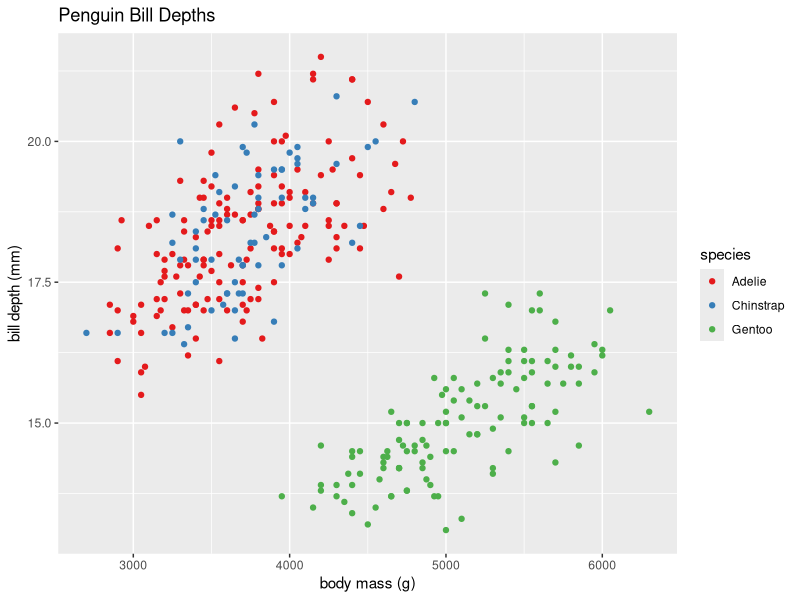
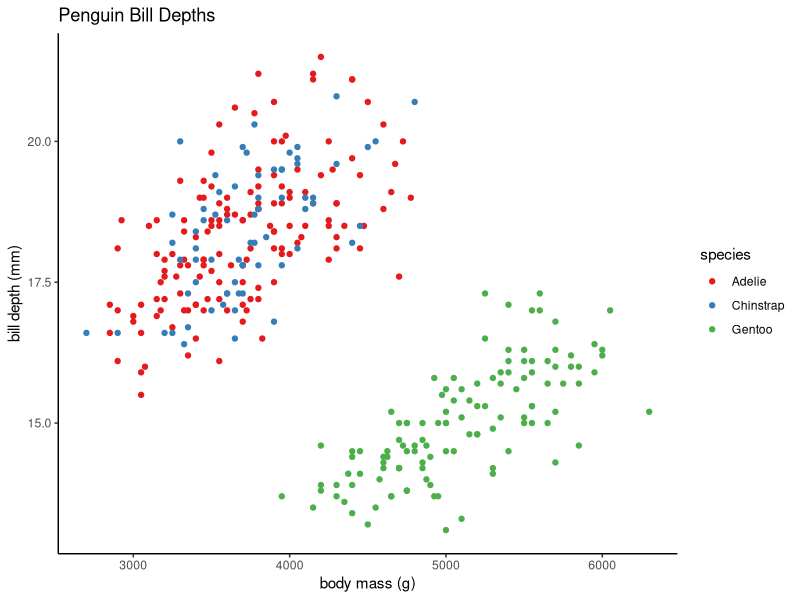
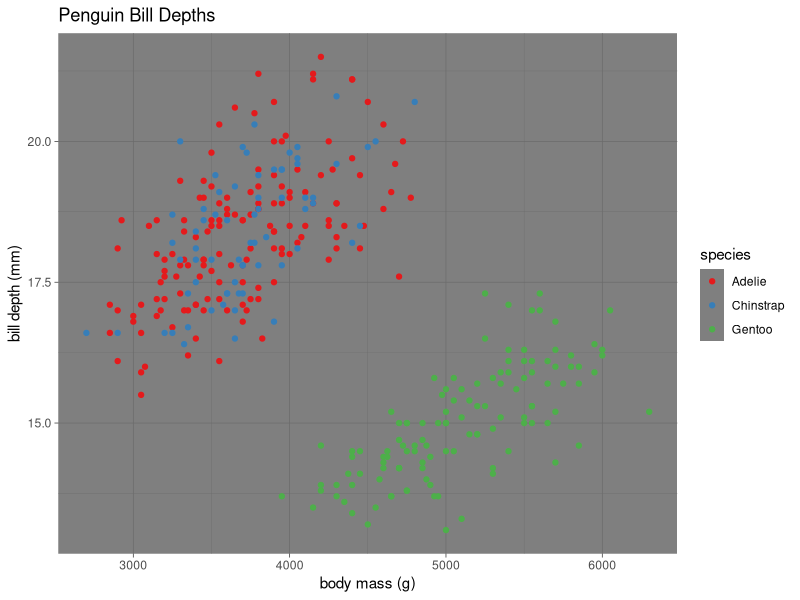
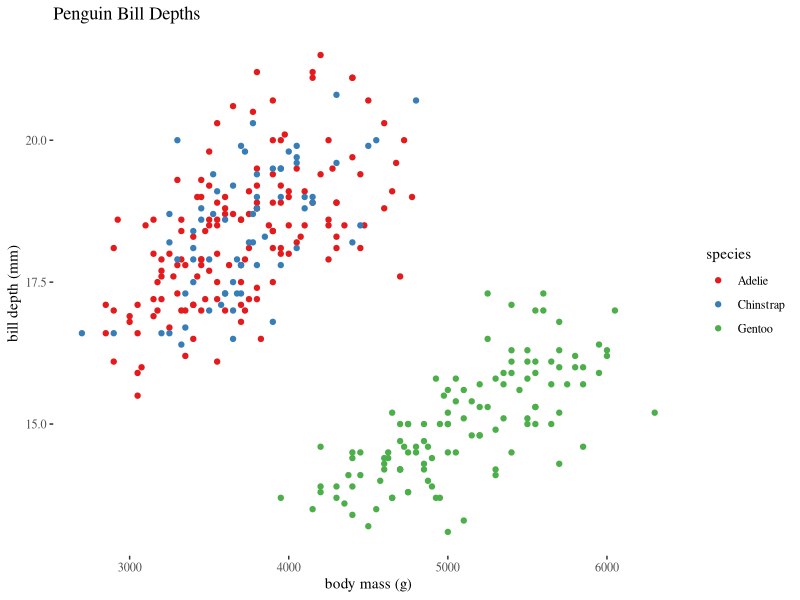
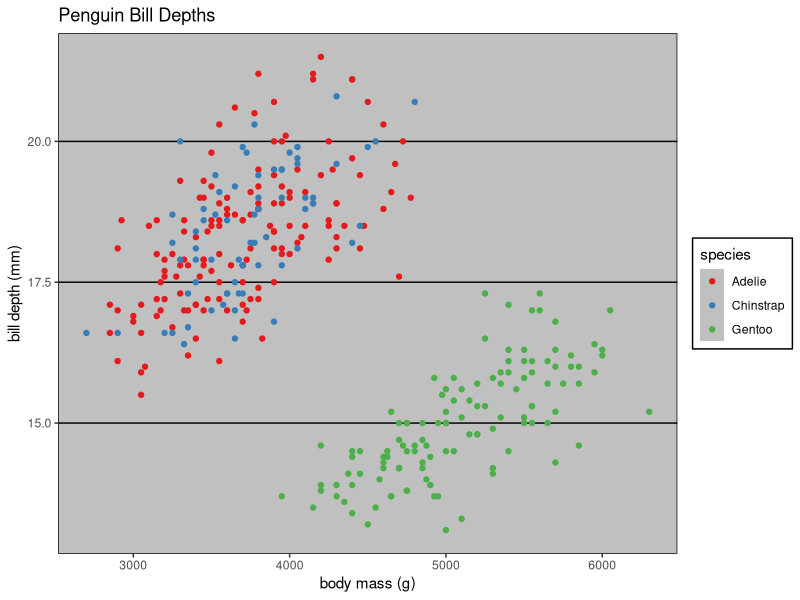
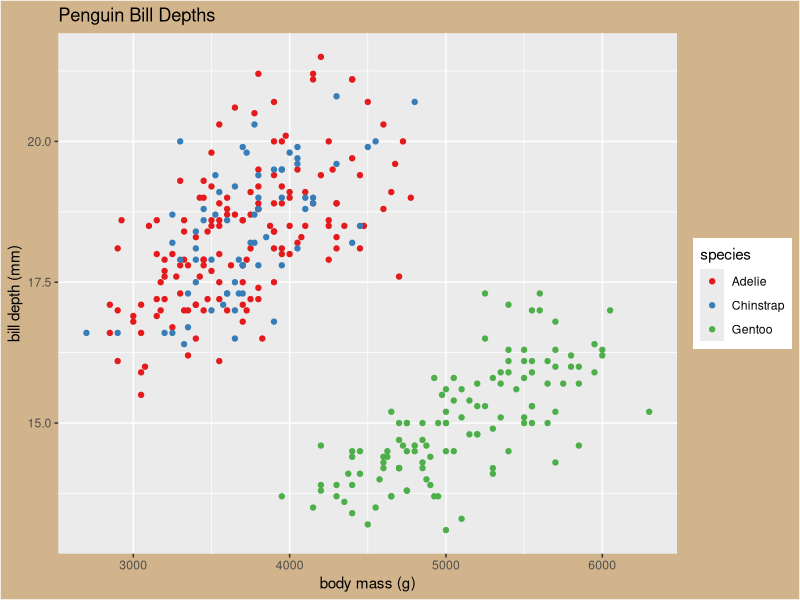
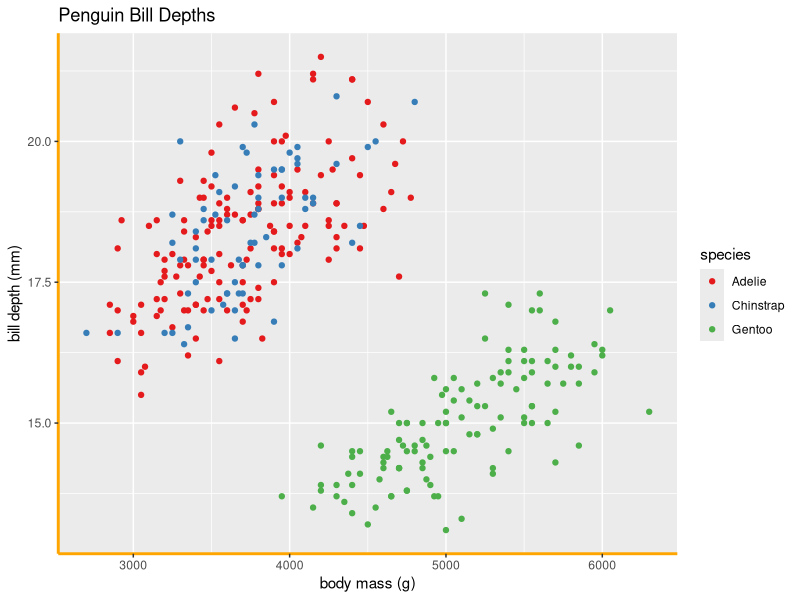
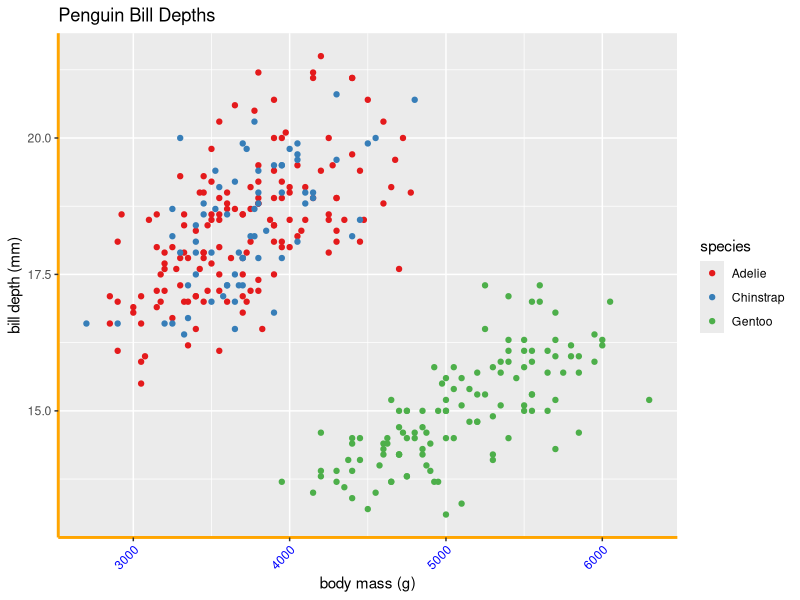

Generate these figures, in order, with R:
## ---- chunk 1
#| echo: true
#| message: false
#| warning: false
library(tidyverse)
library(palmerpenguins)

basePlot<-ggplot(drop_na(penguins),aes(x=body_mass_g,y=bill_depth_mm,color=species)) +
  geom_point() +
  scale_colour_brewer(palette = "Set1") +
  labs(x="body mass (g)",y="bill depth (mm)",title="Penguin Bill Depths") 
## ---- chunk 2
#| echo: false
#| message: false
basePlot 
## ---- chunk 3
#| echo: true
#| message: false
basePlot + theme_classic()
## ---- chunk 4
#| echo: true
#| message: false
basePlot + theme_dark()
## ---- chunk 5
#| echo: true
#| message: false
library(ggthemes)

basePlot + theme_tufte()
## ---- chunk 6
#| echo: true
#| message: false
library(ggthemes)

basePlot + theme_excel()
## ---- chunk 7
#| echo: true
#| message: false
basePlot + theme(
  plot.background = element_rect(fill = "tan")
  )
## ---- chunk 8
#| echo: true
#| message: false
 basePlot + theme(
   axis.line = element_line(colour = "orange", linewidth = 1)
   )
## ---- chunk 9
#| echo: true
#| message: false
 basePlot + theme(
   axis.line = element_line(colour = "orange", linewidth = 1),
   axis.text.x = element_text(angle = 45,vjust=1,hjust = 1,color="blue")
   )
## ---- chunk 10
#| echo: true
#| message: false
 basePlot + theme(
   axis.line = element_line(colour = "orange", linewidth = 1),
   axis.text.x = element_text(angle = 45,vjust=1,hjust = 1,color="blue"),
   axis.ticks = element_blank()
   )
